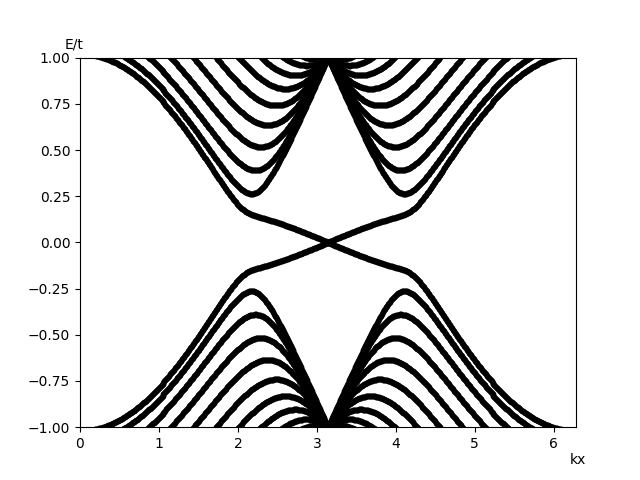

Generate this figure with Python:
import numpy as np
import matplotlib.pyplot as plt
import math
import cmath 
import functools

def sz(spin):
#turn spin number into z projection of spin
    if spin == 0 : 
    #spin up
        return 1
    if spin == 1 :
    #spin down
        return -1
    else :
        print("Wrong spin.")

def KMHam(N,t,t2,k):
#N 4-atom inferior struture in a cell, with nearest hopping term t and second nearest t2, k
    Ham = np.zeros((4*2*N,4*2*N),dtype = complex)
    #m is the order of inferior structure, num is the number of atom, spin=0 shows spin up,1 shows spin down
    #nearest hopping
    for spin in range(2):
        #intra cell
        #intra struture
        for m in range(N):
            for num in range(3):
                Ham[8*m+2*num+spin, 8*m+2*(num+1)+spin] = t
        #inter structure
        for m in range(N-1):
            Ham[8*m+2*3+spin, 8*(m+1)+2*0+spin] = t
        #inter cell
        for m in range(N):
            Ham[8*m+2*0+spin, 8*m+2*1+spin] = Ham[8*m+2*0+spin, 8*m+2*1+spin] + t* cmath.exp(-k*1j)
            Ham[8*m+2*2+spin, 8*m+2*3+spin] = Ham[8*m+2*2+spin, 8*m+2*3+spin] + t* cmath.exp(k*1j)
    #second nearest hopping
    for spin in range(2):
        #intra cell
        #intra struture
        for m in range(N):
            Ham[8*m+2*0+spin, 8*m+2*2+spin] = -1j * t2 * sz(spin)
            Ham[8*m+2*1+spin, 8*m+2*3+spin] = -1j * t2 * sz(spin)
        #inter structure
        for m in range(N-1):
            Ham[8*m+2*2+spin, 8*(m+1)+2*0+spin] = 1j * t2 * sz(spin)
            Ham[8*m+2*3+spin, 8*(m+1)+2*1+spin] = 1j * t2 * sz(spin)
        #inter cell (leading diagonal will be calculated respectively after fill the lower half of matrix)
        for m in range(N):
            Ham[8*m+2*0+spin, 8*m+2*2+spin] = Ham[8*m+2*0+spin, 8*m+2*2+spin] + 1j * t2 * sz(spin) * cmath.exp(-k*1j)
            Ham[8*m+2*1+spin, 8*m+2*3+spin] = Ham[8*m+2*1+spin, 8*m+2*3+spin] + 1j * t2 * sz(spin) * cmath.exp(k*1j)
        for m in range(N-1):
            Ham[8*m+2*2+spin, 8*(m+1)+2*0+spin] = Ham[8*m+2*2+spin, 8*(m+1)+2*0+spin] -1j * t2 * sz(spin)* cmath.exp(k*1j)
            Ham[8*m+2*3+spin, 8*(m+1)+2*1+spin] = Ham[8*m+2*3+spin, 8*(m+1)+2*1+spin] -1j * t2 * sz(spin)* cmath.exp(-k*1j)
        
    Ham = Ham + Ham.conj().T
    #leading diagonal
    for m in range(N):
        for spin in range(2):
            Ham[8*m+2*0+spin, 8*m+2*0+spin] = -2*t2*sz(spin)*math.sin(k)
            Ham[8*m+2*1+spin, 8*m+2*1+spin] = 2*t2*sz(spin)*math.sin(k)
            Ham[8*m+2*2+spin, 8*m+2*2+spin] = -2*t2*sz(spin)*math.sin(k)
            Ham[8*m+2*3+spin, 8*m+2*3+spin] = 2*t2*sz(spin)*math.sin(k)
    E,v = np.linalg.eig(Ham)
    return E

def main():
    # N : the number of units per cell
    # n : the number of kx 
    N = 10
    n = 500
    
    kk = np.linspace(0, 2*cmath.pi, n)
    E = np.zeros((n,(4*2*N)),dtype = complex)
    
    for i in range(n):
        E[i] = KMHam(N,1,0.03,kk[i])
    
    #plotting
    plt.text(-0.2,1.05,'E/t')
    plt.text(6.2,-1.2,'kx')
    plt.xlim(0,2*cmath.pi)
    plt.ylim(-1,1)
    plt.plot(kk,E.real,'k.')
    plt.savefig("zigzag.png")
    
if __name__ == '__main__':
    main()
